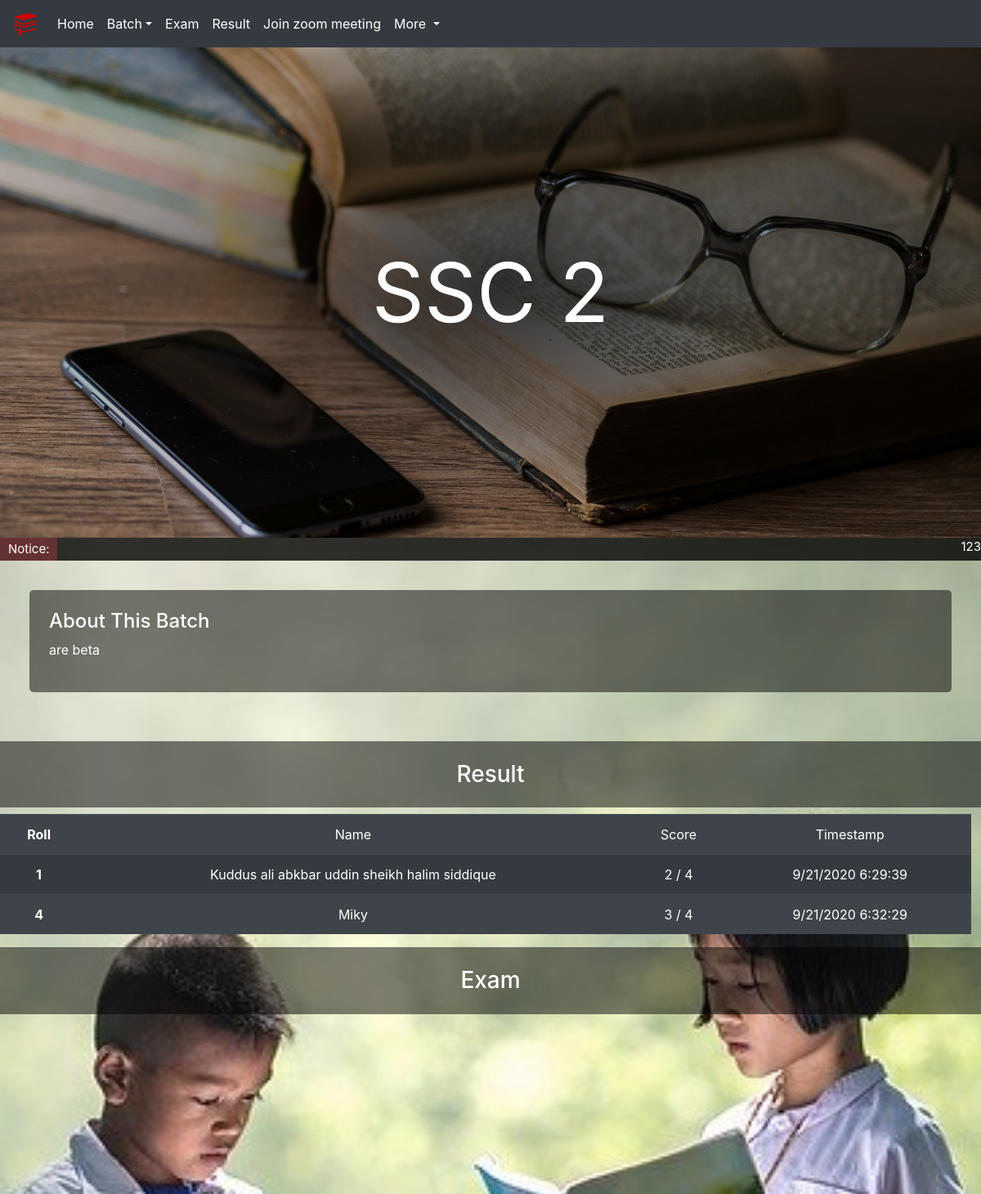
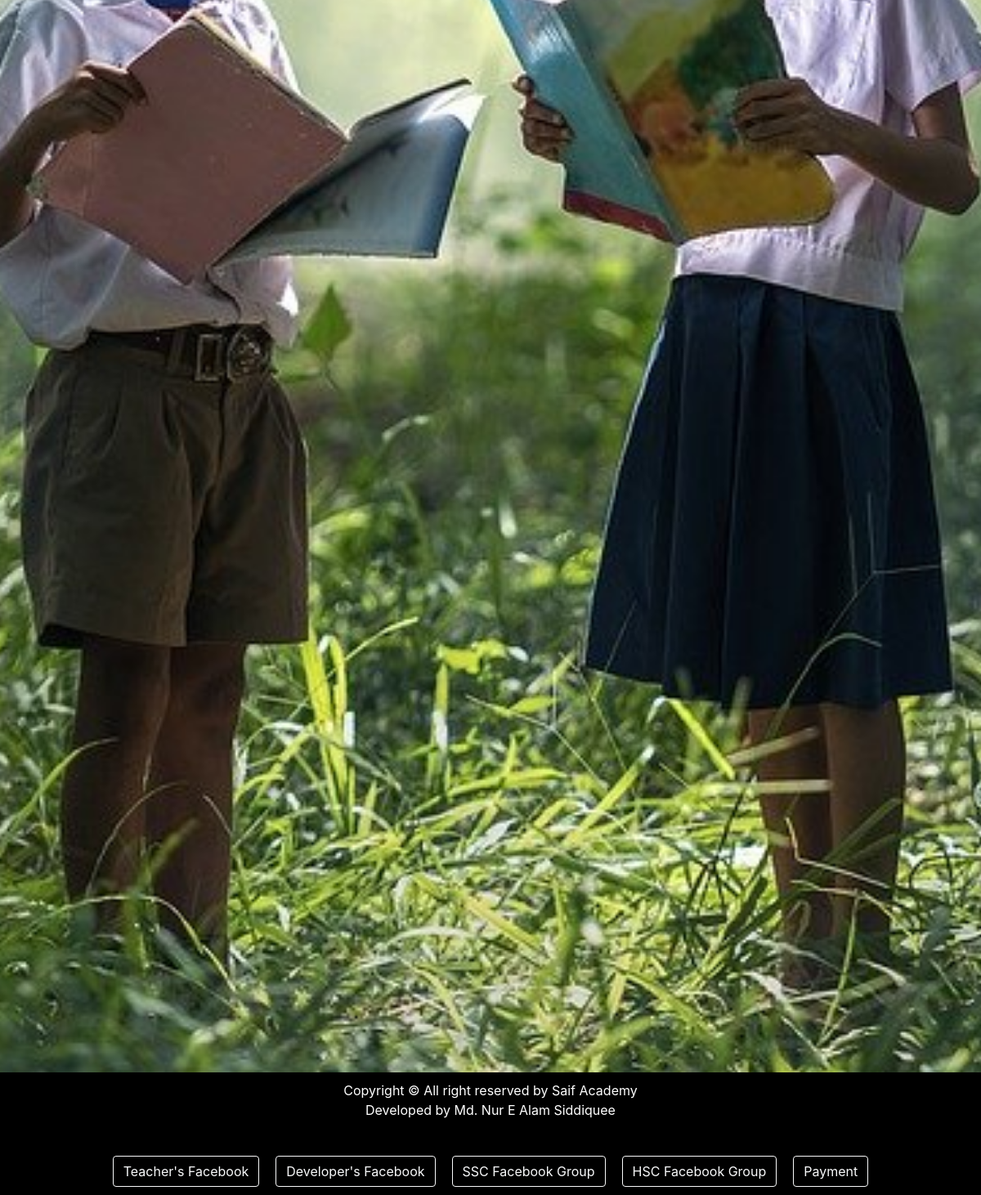
/ssc_2.php, run on the app's committed database (2 pictures, top to bottom).
### tables this page shows
CREATE TABLE `news` (
  `Batch` varchar(100) NOT NULL,
  `Notice` text NOT NULL,
  `Exam` text NOT NULL,
  `About` text NOT NULL
);

CREATE TABLE `z_ssc_2` (
  `COL 1` varchar(17) DEFAULT NULL,
  `COL 2` varchar(16) DEFAULT NULL,
  `COL 3` varchar(5) DEFAULT NULL,
  `COL 4` varchar(45) DEFAULT NULL,
  `COL 5` varchar(4) DEFAULT NULL
);

### ssc_2.php (the view, shortened to what this page needs)
<!DOCTYPE html>
<html>
<head>
    <link rel="stylesheet" href="https://stackpath.bootstrapcdn.com/bootstrap/4.5.0/css/bootstrap.min.css">
</head>
<body>
    <nav class="navbar navbar-expand-lg navbar-dark bg-dark sticky-top">
        <a class="navbar-brand" href="#">
            <img src="logo.png" width="30" height="30" alt="SSC 2" loading="lazy">
        </a>
        <div class="collapse navbar-collapse" id="navbarNavDropdown">
            <ul class="navbar-nav">
                <li class="nav-item active">
                    <a class="nav-link" href="index.php">Home</a>
                </li>
               <li class="nav-item active dropdown">
                    <a class="nav-link dropdown-toggle" href="#more" id="navbarDropdownMenuLink" role="button" data-toggle="dropdown" aria-haspopup="true" aria-expanded="false">
                    Batch</a>
                </li>
                <li class="nav-item active">
                    <a class="nav-link" href="#xm">Exam</a>
                </li>
                <li class="nav-item active">
                    <a class="nav-link" href="#result">Result</a>
                </li>
                <li class="nav-item active">
                    <a class="nav-link" href="https://us04web.zoom.us/j/7650312464?pwd=VGllYUN5c1ZIWCtmSkFvOGVIdnNaZz09" target="_blank">Join zoom meeting</a>
                </li>
                <li class="nav-item active dropdown">
                    <a class="nav-link dropdown-toggle" href="#more" id="navbarDropdownMenuLink" role="button" data-toggle="dropdown" aria-haspopup="true" aria-expanded="false">
                        More
                    </a>
                </li>
            </ul>
        </div>
    </nav>
    <div class="header" id="Home">
        <div>SSC 2</div>
    </div>
    <div class="notice">
        <div class="ntc">Notice:</div>
        <?php
        $sw = "SELECT * FROM `news` WHERE `Batch` = 'SSC 2'";
        $r1 = mysqli_query(mysqli_connect('sql211.epizy.com', 'epiz_26217239', 'TKBIknMihTE6', 'epiz_26217239_Saif_Academy'), $sw);
        $c1 = mysqli_num_rows($r1);
        if ($c1 > 0) {
            while ($row = mysqli_fetch_row($r1)) {
        ?>
                <div style="text-align: right; width:100%">
                    <marquee><?php echo "{$row[1]}"; ?></marquee>
                </div>
        <?php
            }
        } else {
            echo 'You have no link in your database';
        }
        ?>
    </div>
    <div class="option" id="reg">
        <h4>About This Batch</h4>
        <?php
        $sw5 = "SELECT * FROM `news` WHERE `Batch` = 'SSC 2'";
        $r5 = mysqli_query(mysqli_connect('sql211.epizy.com', 'epiz_26217239', 'TKBIknMihTE6', 'epiz_26217239_Saif_Academy'), $sw5);
        $c5 = mysqli_num_rows($r5);
        if ($c5 > 0) {
            while ($row = mysqli_fetch_row($r5)) {
        ?>
                <div>
                    <p><?php echo "{$row[3]}"; ?></p>
                </div>
        <?php
            }
        } else {
            echo 'You have no link in your database';
        }
         ?>
    </div>
<br>
    <h3 class="ytt" id='result'>Result</h3>
    <div class="ytv">
<table class="table table-striped table-dark">
  <tbody>
<?php
        $show = "SELECT * FROM `z_ssc_2`";
        $r2 = mysqli_query(mysqli_connect('sql211.epizy.com', 'epiz_26217239', 'TKBIknMihTE6', 'epiz_26217239_Saif_Academy'), $show);
        $c2 = mysqli_num_rows($r2);
        if ($c2 > 0) {
            while ($row = mysqli_fetch_row($r2)) {
?>
   <tr>
      <th scope="row"><?php echo "{$row[4]}"; ?></th>
      <td><?php echo "{$row[3]}"; ?></td>
      <td><?php echo "{$row[2]}"; ?></td>
      <td><?php echo "{$row[0]}"; ?></td>
    </tr>
<?php
            }
        } else {
            echo 'You have no link in your database';
        }
        ?>
 </tbody>
</table>
    </div>
    <h3 class="ytt" id='xm'>Exam</h3>
    <div class="ytv">
<?php
        $sw = "SELECT * FROM `news` WHERE `Batch` = 'SSC 2'";
        $r1 = mysqli_query(mysqli_connect('sql211.epizy.com', 'epiz_26217239', 'TKBIknMihTE6', 'epiz_26217239_Saif_Academy'), $sw);
        $c1 = mysqli_num_rows($r1);
        if ($c1 > 0) {
            while ($row = mysqli_fetch_row($r1)) {
        echo "{$row[2]}";
            }
        } else {
            echo 'You have no link in your database';
        };
        ?>
    </div>
    <footer>
        <div class="head">Copyright &copy All right reserved by Saif Academy<br> Developed by Md. Nur E Alam
            Siddiquee <br></div> <br>
        <div class="footer">
            <div class="facebook"><a class="btn btn-outline-light" target="_blank" href="https://www.facebook.com/md.fias.1" role="button">Teacher's Facebook</a></div>
            <div class="facebook"><a class="btn btn-outline-light" target="_blank" href="https://www.facebook.com/Md.NurEAlamSiddiquee/" role="button">Developer's Facebook</a>
            </div>
            <div class="facebook"><a class="btn btn-outline-light" target="_blank" href="https://www.facebook.com/groups/2630917767155071/" role="button">SSC Facebook Group</a>
            </div>
            <div class="facebook"><a class="btn btn-outline-light" target="_blank" href="https://www.facebook.com/groups/265608491419819/" role="button">HSC Facebook Group</a>
            </div>
            <div class="facebook"><a class="btn btn-outline-light" target="_blank" href="payment.php" role="button">Payment</a></div>
        </div>
    </footer>
</body>
</html>

### ssc_2.php (style rules this page uses)
* { margin: 0; padding: 0; }
body { background-image: url('background.jpg'); background-attachment: fixed; background-size: cover; background-position: center; }
.header { display: flex; align-items: center; justify-content: center; height: 600px; font-size: 100px; background-size: cover; color: white; background-position: center; background-image: radial-gradient( rgba(0, 0, 0, 0.8), rgba(0, 0, 0, 0.6), rgba(0, 0, 0, 0.4), rgba(0, 0, 0, 0.2), rgba(0, 0, 0, 0)), url('bh.jpg'); padding: 50px; text-align: right; }
.notice { display: flex; color: white; width: 100%; background-color: rgba(0, 0, 0, 0.8); font-size: 15px; }
.ntc { border-radius: 1px; padding: 3px 10px; background-color: rgb(100, 50, 50); }
.option { color: white; text-align: justify; background-color: rgba(0, 0, 0, 0.5); padding: 2%; margin: 3% ; border-radius: 5px; }
.ytv { text-align: center; width: 99% ; }
.ytt { color: white; text-align: justify; background-color: rgba(0, 0, 0, 0.5); padding: 2%; text-align: center; }
footer { background-color: black; }
.head { color: white; text-align: center; padding: 10px; }
.footer { display: flex; width: 100%; flex-wrap: wrap; align-items: center; justify-content: center; }
.footer>div { margin: 10px; }

### data on the page
news: Notice "123", About "are beta"
z_ssc_2: COL 5 "Roll", COL 4 "Name", COL 3 "Score", COL 1 "Timestamp"
z_ssc_2: COL 5 "1", COL 4 "Kuddus ali abkbar uddin sheikh halim siddique", COL 3 "2 / 4", COL 1 "9/21/2020 6:29:39"
z_ssc_2: COL 5 "4", COL 4 "Miky", COL 3 "3 / 4", COL 1 "9/21/2020 6:32:29"
